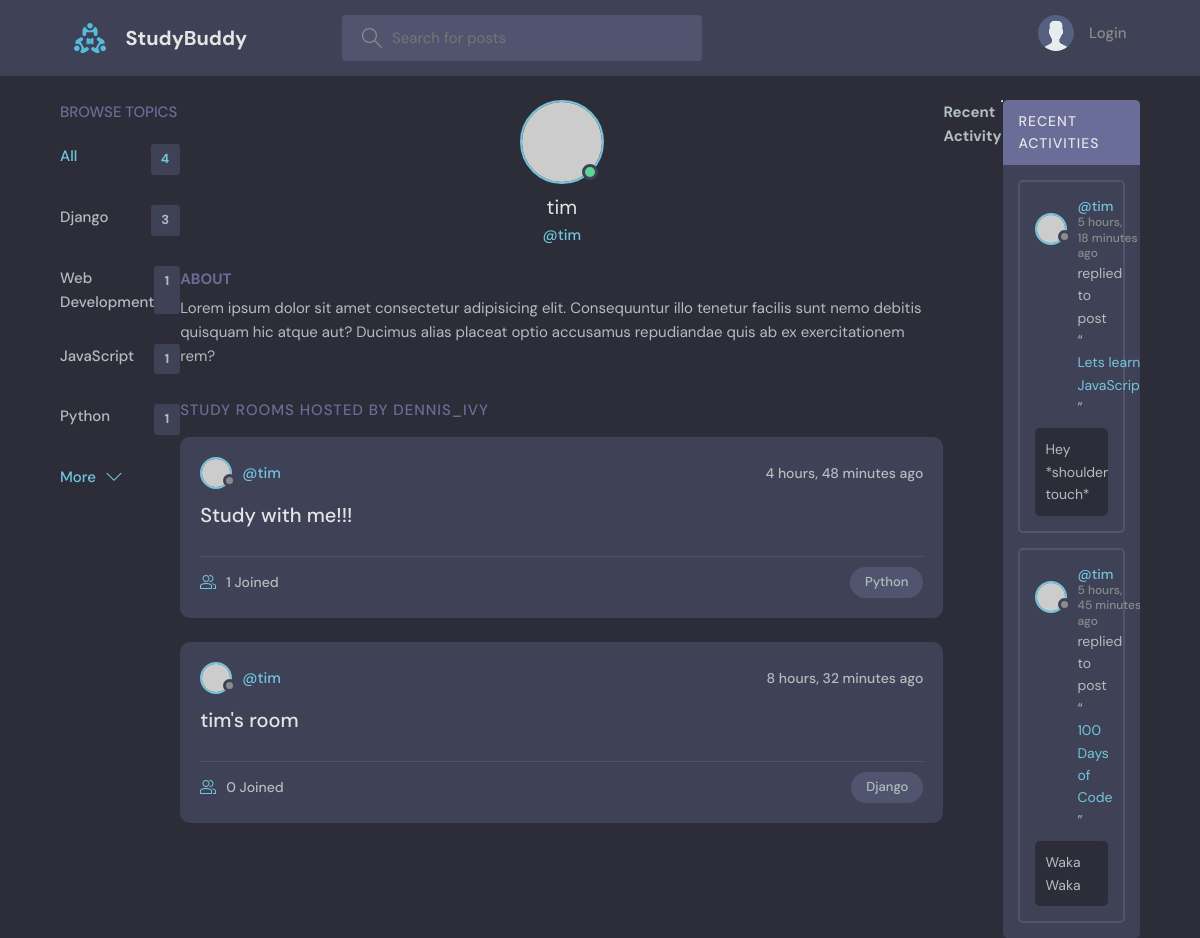
The app's page /profile/2/ with its own data.
### base/models.py (models this page shows, shortened)
class Topic(models.Model):
    name = models.CharField(max_length=200)

class Room(models.Model):
    host = models.ForeignKey(User, on_delete=models.SET_NULL, null=True)
    topic = models.ForeignKey(Topic, on_delete=models.SET_NULL, null=True)
    name = models.CharField(max_length=200)
    description = models.TextField(null=True, blank = True)
    participants = models.ManyToManyField(User, related_name='participants', blank=True)
    updated = models.DateTimeField(auto_now=True)
    created = models.DateTimeField(auto_now_add=True)
    class Meta:
        ordering =['-updated', '-created']
    def __str__(self):
        return self.name

class Message(models.Model):
    user = models.ForeignKey(User, on_delete=models.CASCADE)
    room = models.ForeignKey(Room, on_delete=models.CASCADE)
    body = models.TextField()
    updated = models.DateTimeField(auto_now=True)
    created = models.DateTimeField(auto_now_add=True)
    class Meta:
        ordering =['-updated', '-created']

### base/views.py (the view)
# urls.py: path('profile/<str:pk>/', views.userProfile, name="user-profile"),
def userProfile(request, pk):
    user = User.objects.get(id=pk)
    rooms = user.room_set.all()
    room_messages = user.message_set.all()
    topics = Topic.objects.all()
    context = {'user': user, 'rooms': rooms,'room_messages': room_messages, 'topics': topics}
    return render(request, 'base/profile.html', context)

### templates/base/profile.html (shortened to what this page needs)
{% extends 'main.html' %}
{% block content %}
  <main class="profile-page layout layout--3">
    <div class="container">
      {% include 'base/topics_component.html' %}
      <div class="roomList">
        <div class="profile">
          <div class="profile__avatar">
            <div class="avatar avatar--large active">
              <img src="https://randomuser.me/api/portraits/men/11.jpg" />
            </div>
          </div>
          <div class="profile__info">
            <h3>{{user.username}}</h3>
            <p>@{{user.username}}</p>
          </div>
          <div class="profile__about">
            <h3>About</h3>
            <p>
              Lorem ipsum dolor sit amet consectetur adipisicing elit. Consequuntur illo tenetur
              facilis sunt nemo debitis quisquam hic atque aut? Ducimus alias placeat optio
              accusamus repudiandae quis ab ex exercitationem rem?
            </p>
          </div>
        </div>
        <div class="roomList__header">
          <div>
            <h2>Study Rooms Hosted by dennis_ivy</a>
            </h2>
          </div>
        </div>
        {% include 'base/feed_component.html' %}
      </div>
      {% include 'base/activity_component.html' %}
    </div>
  </main>
  {% endblock content %}

### templates/base/topics_component.html (shortened to what this page needs)
<!DOCTYPE html>
<html lang="en">
<head>
</head>
<body>
    <div class="topics">
        <div class="topics__header">
          <h2>Browse Topics</h2>
        </div>
        <ul class="topics__list">
          <li>
            <a href="{% url 'home' %}" class="active">All <span>{{topics.count}}</span></a>
          </li>
          {% for topic in topics %}
          <li>
            <a href="{% url 'home' %}?q={{topic.name}}">{{topic.name}}<span>{{topic.room_set.all.count}}</span></a>
          </li>
          {% endfor %}
        </ul>
        <a class="btn btn--link" href="topics.html">
          More
          <svg version="1.1" xmlns="http://www.w3.org/2000/svg" width="32" height="32" viewBox="0 0 32 32">
            <title>chevron-down</title>
            <path d="M16 21l-13-13h-3l16 16 16-16h-3l-13 13z"></path>
          </svg>
        </a>
      </div>
</body>
</html>

### templates/base/feed_component.html (shortened to what this page needs)
<!DOCTYPE html>
<html lang="en">
<head>
</head>
<body>
    {% for room in rooms %}
    <div class="roomListRoom">
        <div class="roomListRoom__header">
          <a href="{% url 'user-profile' room.host.id %}" class="roomListRoom__author">
            <div class="avatar avatar--small">
              <img src="https://randomuser.me/api/portraits/women/11.jpg" />
            </div>
            <span>@{{room.host.username}}</span>
          </a>
          <div class="roomListRoom__actions">
            <span>{{room.created|timesince}} ago</span>
          </div>
        </div>
        <div class="roomListRoom__content">
          <a href="{% url 'room' room.id %}">{{room.name}}</a>
        </div>
        <div class="roomListRoom__meta">
          <a href="{% url 'room' room.id %}" class="roomListRoom__joined">
            {{room.participants.all.count}} Joined
          </a>
          <p class="roomListRoom__topic">{{room.topic.name}}</p>
        </div>
      </div>
    {% endfor %}
</body>
</html>

### templates/base/activity_component.html (shortened to what this page needs)
<!DOCTYPE html>
<html lang="en">
<head>
</head>
<body>
    <h3>Recent Activity</h3>
    <hr>
    <div class="activities">
        <div class="activities__header">
          <h2>Recent Activities</h2>
        </div>
        {% for message in room_messages %}
        <div class="activities__box">
          <div class="activities__boxHeader roomListRoom__header">
            <a href="{% url 'user-profile' message.user.id %}" class="roomListRoom__author">
              <div class="avatar avatar--small">
                <img src="https://randomuser.me/api/portraits/women/11.jpg" />
              </div>
              <p>
                @{{message.user}}
                <span>{{message.created|timesince}} ago</span>
              </p>
            </a>
          </div>
          <div class="activities__boxContent">
            <p>replied to post “<a href="{% url 'room' message.room.id %}">{{message.room}}</a>”</p>
            <div class="activities__boxRoomContent">
              {{message.body}}
            </div>
          </div>
        </div>
        {% endfor %}
      </div>
</body>
</html>

### records on screen
Topic: name "Django", room_set.all.count "3"
Topic: name "Web Development", room_set.all.count "1"
Topic: name "JavaScript", room_set.all.count "1"
Topic: name "Python", room_set.all.count "1"
Room: host.username "tim", created "4 hours, 48 minutes", name "Study with me!!!", participants.all.count "1", topic.name "Python"
Room: host.username "tim", created "8 hours, 32 minutes", name "tim's room", participants.all.count "0", topic.name "Django"
Message: user "tim", created "5 hours, 18 minutes", room "Lets learn…", body "Hey *shoulder touch*"
Message: user "tim", created "5 hours, 45 minutes", room "100 Days of Code", body "Waka Waka"

### other values on screen
{{ topics.count }} "4"
{{ user.username }} "tim"
